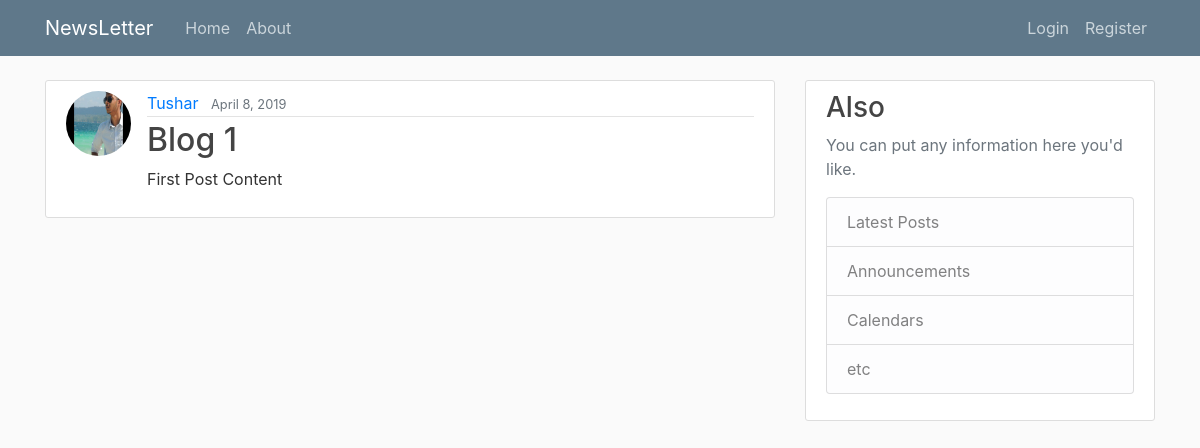
The app's page /post/1/ with its own data.
### articles/models.py (models this page shows, shortened)
class Post(models.Model):
    title = models.CharField(max_length=100)
    content = models.TextField()
    date_posted = models.DateField(default=timezone.now)
    author = models.ForeignKey(User, on_delete=models.CASCADE)
    objects = models.Manager()

### users/models.py (models this page shows, shortened)
class Profile(models.Model):
    user = models.OneToOneField(User, on_delete=models.CASCADE)
    image = models.ImageField(default='default.jpg', upload_to='profile_pics')

### articles/views.py (the view)
# urls.py: path('post/<int:pk>/', PostDetailView.as_view(), name='post-detail'),
class PostDetailView(DetailView):   # by using class based views we dont have to create separate forms.py file
    model = Post

### articles/templates/articles/post_detail.html (shortened to what this page needs)
{% extends 'base.html' %}
{% load static %}
    {% block content %}
        <article class="media content-section">
                <img class="rounded-circle article-img" src="{{ object.author.profile.image.url }}">
                <div class="media-body">
                  <div class="article-metadata">
                    <a class="mr-2" href="#">{{ object.author }}</a>
                    <small class="text-muted">{{ object.date_posted }}</small>
                  </div>
                  <h2 class="article-title">{{ object.title }}</h2>
                  <p class="article-content">{{ object.content }}</p>
                </div>
        </article>
    {% endblock %}

### articles/static/articles/main.css (style rules this page uses)
body { background: #fafafa; color: #333333; margin-top: 5rem; }
h1, h2, h3, h4, h5, h6 { color: #444444; }
.content-section { background: #ffffff; padding: 10px 20px; border: 1px solid #dddddd; border-radius: 3px; margin-bottom: 20px; }
.article-title { color: #444444; }
.article-content { white-space: pre-line; }
.article-img { height: 65px; width: 65px; margin-right: 16px; }
.article-metadata { padding-bottom: 1px; margin-bottom: 4px; border-bottom: 1px solid #e3e3e3 }

### records on screen
Post: author.profile.image (picture), author "Tushar", date_posted "April 8, 2019", title "Blog 1", content "First Post Content"
